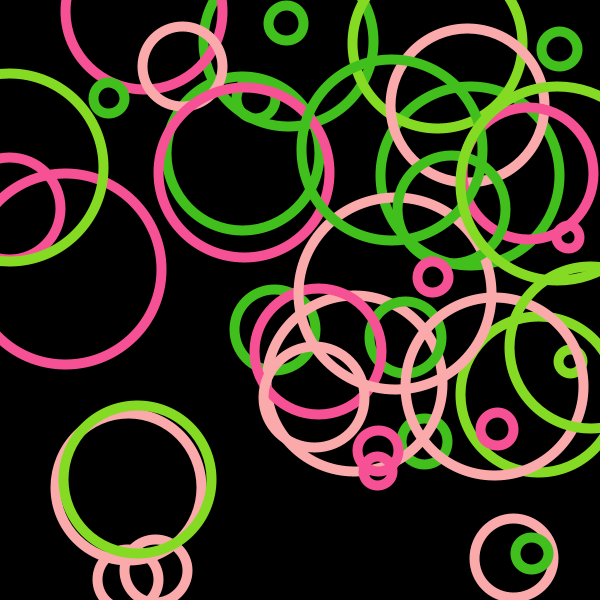
Frame 1 (no input)
Frame 60 (the mouse pressed at the canvas centre just before this capture): identical to frame 1, image omitted
Frame 120 (the mouse held since frame 60 and released just before this capture): identical to frame 1, image omitted

The Processing sketch that drew this single still picture (run headless with seeded random() and noise(); from frame 60 on, the mouse is pressed at the canvas centre):

// Processing sketch: processing_90389
// ── processing_90389.pde

color[] spring = {#000000, #F65195, #41C01D, #faaaab, #85db24, #4aee0b, #a4eb55, #fd00eb};
color[] palette = spring;
float limiter = 0;

void setup() {
size(600, 600);
background(palette[0]);
smooth();
strokeWeight(10);
noFill();
frameRate(5);   
}

void draw() {
    while(limiter < 20) {
        stroke(palette[int(random(1, 5))]);
        float x = random(width);
        float y = random(height);
        float d = random(20, 200);
        ellipse(x, y, d, d);
        limiter += random (-1, +2);
   }
}
